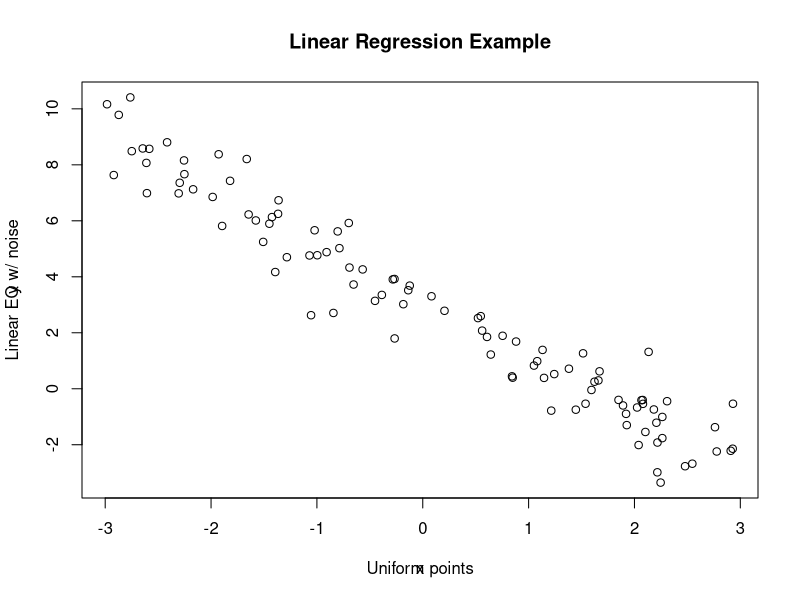
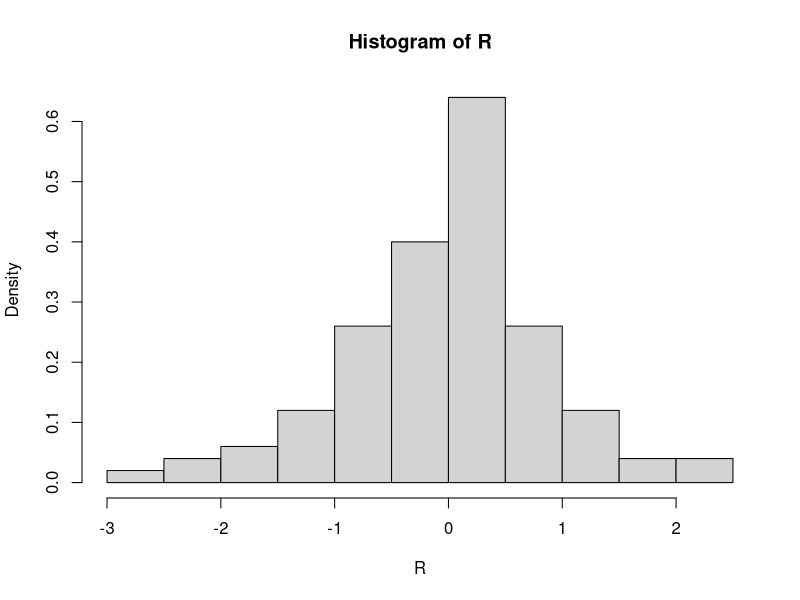
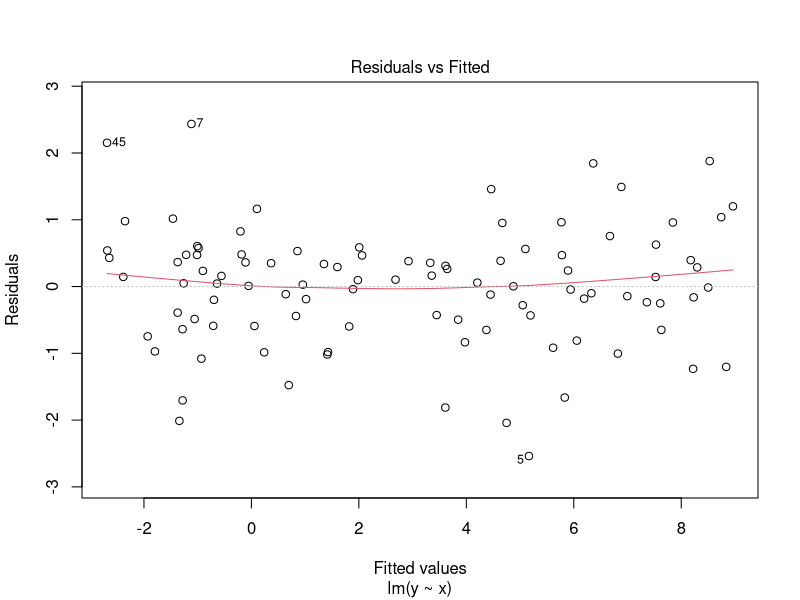
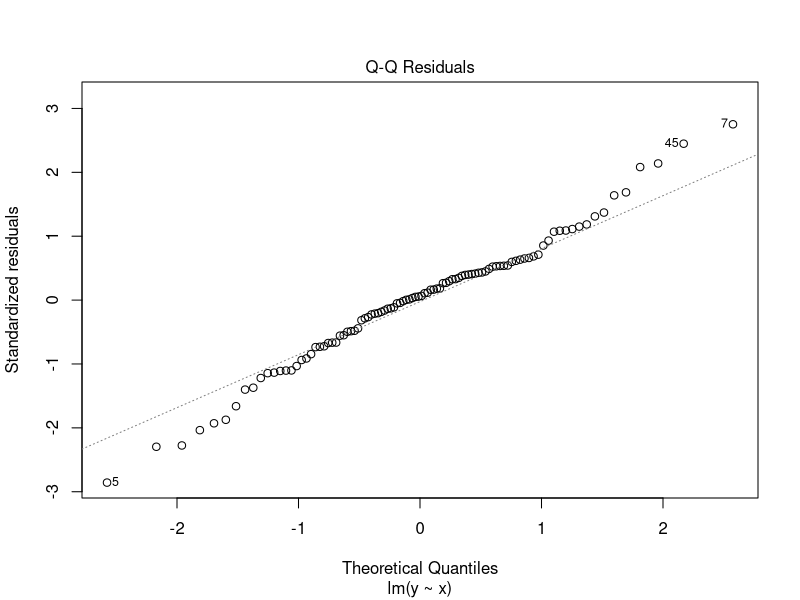
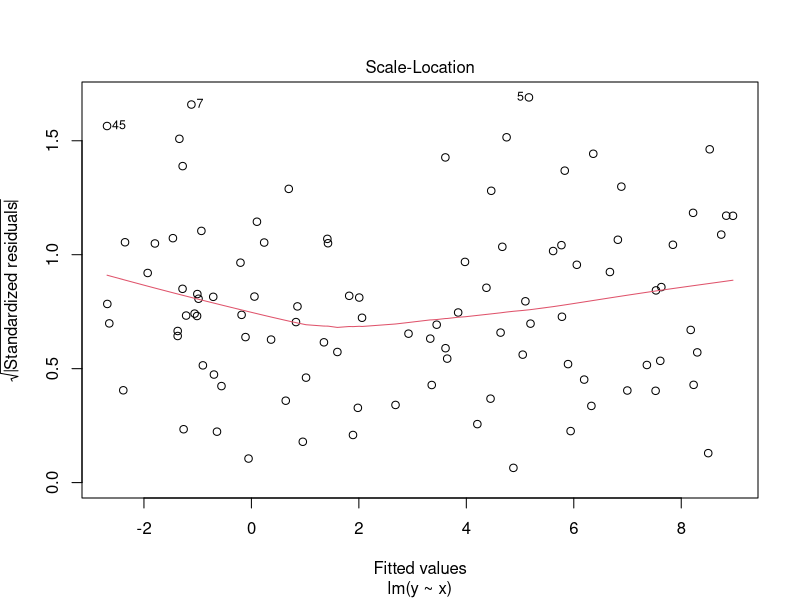
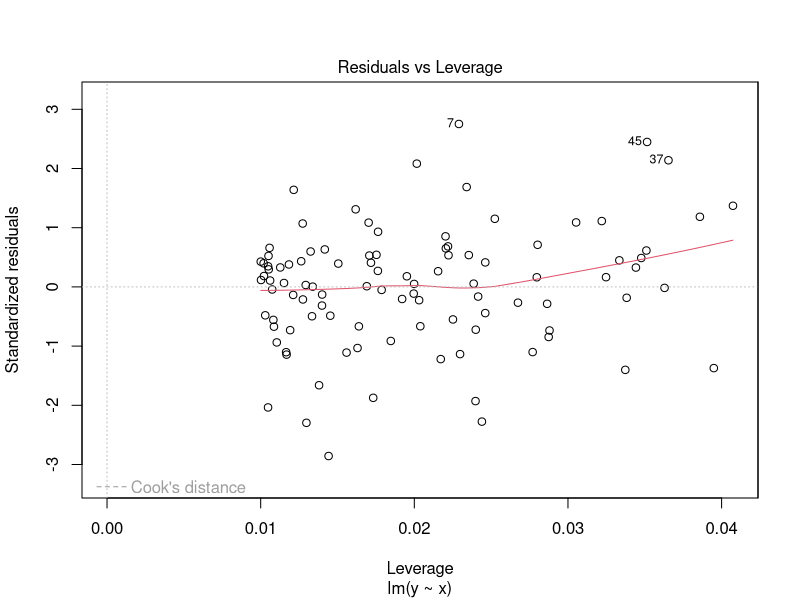

Write R code to recreate these figures, in order.
# Defining the the base equations
x = runif(100,-3,3)
y = 3 - 2*x + rnorm(100)

# Plotting
plot(x,y)
title(main='Linear Regression Example',xlab = 'Uniform points',ylab = 'Linear EQ w/ noise')

# Linear regression
L = lm(y~x)

#Summary
summary(L)
names(L)
L$coefficients
L$rank
L$call
L$model

# Calculating (sigma_hat)^2
sigmahatn2 = sum(L$residuals^2)/98
sigmahatn2
# Manually calculating the residual standard error, equivalent to the square root of
# sigma_hat square
sqrt(sigmahatn2)

# Checking that the noise is Gaussian (through the residuals)
R = L$residuals
hist(R,freq = FALSE) # it has the basic shape of the Gaussian distribution
plot(L) # L is the linear model so plotting it gives us the following plots:
# 1. Residual vs fitted:
# a) even distribution of the error across the data set (symetry between the upper
# and the lower part)
# b) homoscedasticity can be appreciated (constant variance for the noise). If this
# condition is not satisfied, all the computation is useless
# * In this plot we are using the classical residuals
# 2. Normal Q-Q (quantile quantile plotting - y axis shows the observed quantiles):
# Q-Q means quantiles quantiles plotting. This is assuming that we have a Gaussian
# distribution. Essentially, the x-axis is the normal distribution quantile and y-axis
# is the quantile for each point of the observed data. Plotting them representes
# how close (or far) the quantiles from the observed data are to the qauntiles
# from the normal distribution. This is the normal QQ plot because we are using the
# normal distribution but another distribution could be used as well
# In this plot we are using the Standarized residuals (not the same as in
# residuals vs fitted plot)
# 3. Scale location
# 4. Residuals vs Leverage




